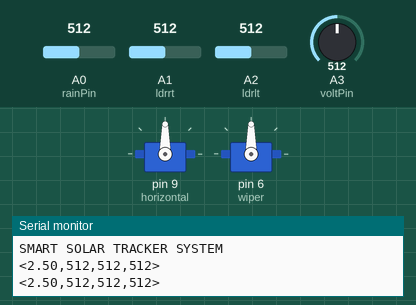
Simulated run of this sketch. Board: Arduino Uno, built with avr-gcc and run on an emulated ATmega328P. Parts: 2 × servo, the last lines printed to the serial monitor. The test bench sets the inputs (shaded band); at power-on: A0 (rainPin) = 512, A1 (ldrrt) = 512, A2 (ldrlt) = 512, A3 (voltPin) = 512.

Above: at 2.2 s.
2.3 s: A0 (rainPin) set to 587
5.3 s: A0 (rainPin) set to 614
At 6.6 s:
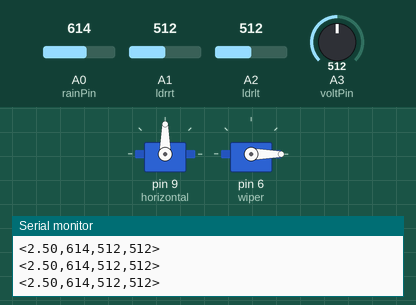
7.0 s: A1 (ldrrt) set to 547
10.0 s: A1 (ldrrt) set to 569
At 11.24 s:
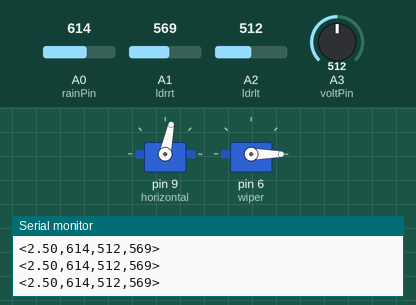
13.0 s: A0 (rainPin) set to 590
At 13.4 s:
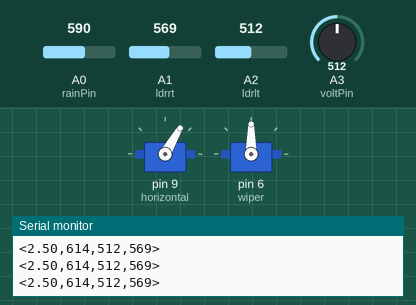
16.0 s: A0 (rainPin) set to 610
At 18.9 s:
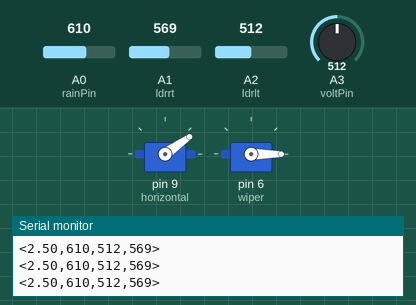
Timing chart, 0 to 20.0 s (numbered marks = the images above; inputs shaded):
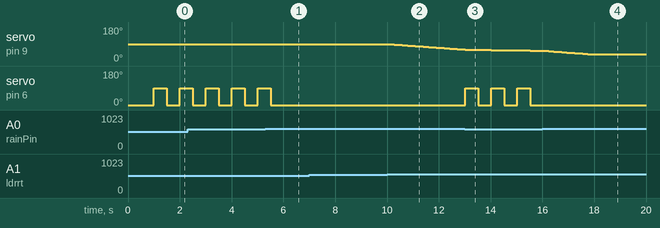

The sketch:

Solar_Tracker_Arduino.ino
```cpp
#include <Servo.h>

Servo horizontal;
Servo wiper;

int servoh = 90;
int servohLimitHigh = 155;
int servohLimitLow = 35;

int ldrlt = A2;
int ldrrt = A1;
int rainPin = A0;
int voltPin = A3;

int rainThreshold = 600;

bool wiperUp = false;

void setup()
{
  Serial.begin(9600);

  horizontal.attach(9);
  wiper.attach(6);

  wiper.write(0);

  Serial.println("SMART SOLAR TRACKER SYSTEM");
  delay(1000);
}


void loop()
{

  // Solar tracking

  int lt = analogRead(ldrlt);
  int rt = analogRead(ldrrt);

  int tol = 50;

  int dhoriz = lt - rt;


  if(dhoriz > tol)
  {
    servoh++;

    if(servoh > servohLimitHigh)
      servoh = servohLimitHigh;
  }

  else if(dhoriz < -tol)
  {
    servoh--;

    if(servoh < servohLimitLow)
      servoh = servohLimitLow;
  }


  horizontal.write(servoh);


  // Rain detection + wiper

  int rainValue = analogRead(rainPin);


  if(rainValue < rainThreshold)
  {

    if(wiperUp)
    {
      wiper.write(0);
      wiperUp = false;
    }

    else
    {
      wiper.write(90);
      wiperUp = true;
    }

    delay(400);

  }

  else
  {
    wiper.write(0);
    wiperUp=false;
  }


  // Voltage measurement

  int rawV = analogRead(voltPin);

  float Vin = (rawV * 5.0) / 1023.0;


  // Send data to NodeMCU

  Serial.print("<");

  Serial.print(Vin,2);
  Serial.print(",");

  Serial.print(rainValue);
  Serial.print(",");

  Serial.print(lt);
  Serial.print(",");

  Serial.print(rt);

  Serial.println(">");


  delay(100);

}
```

Measured:
- the behaviour switches between 599 and 600 on A0 (rainPin) (found by bisection; images 0 and 1)
- the behaviour switches between 562 and 563 on A1 (ldrrt) (found by bisection; images 1 and 2)
- after the input at 5.3 s, servo on pin 6 (wiper): goes on until 5.5 s, then stays 0°
- after the input at 10.0 s, servo on pin 9 (horizontal): moves from 90° to 61° over 2.8 s, starting after 0.08 s
- after the input at 13.0 s, servo on pin 6 (wiper): alternates 90° for 0.50 s and 0° for 0.50 s, starting at once
- after the input at 16.0 s, servo on pin 6 (wiper): stops changing and stays 0°
- by itself, servo on pin 6 (wiper): alternates 90° for 0.50 s and 0° for 0.50 s
